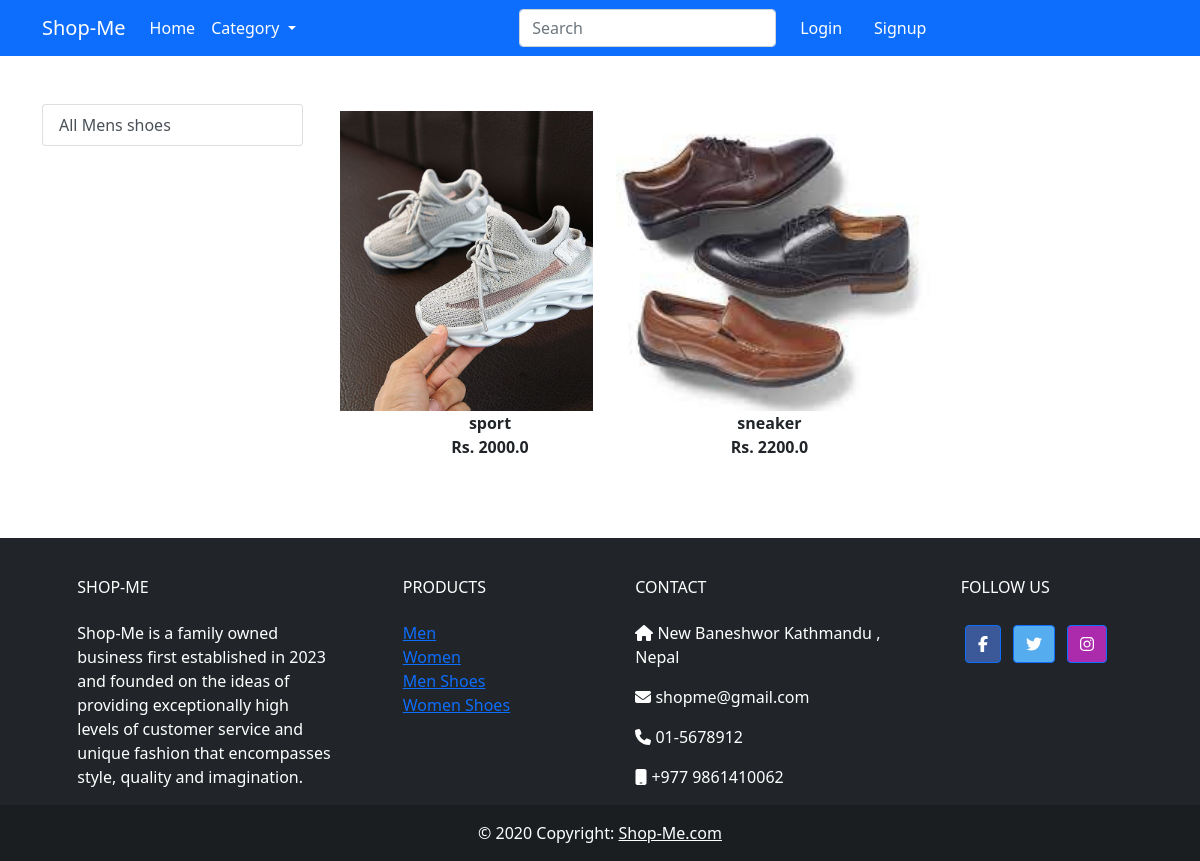
Screenshot of /menshoe/ with the database file from the repository.
### app/models.py (models this page shows, shortened)
class Product(models.Model):
    title= models.CharField(max_length=200)
    selling_price = models.FloatField()
    discounted_price= models.FloatField()
    description = models.TextField()
    brand= models.CharField(max_length=200)
    category = models.CharField(choices= CATEGORY_CHOICES, max_length=2)
    product_image = models.ImageField(upload_to= 'productimage')

### app/views.py (the view)
# urls.py: path('menshoe/',views.menshoe,name='menshoe'),
def menshoe(request, data=None):
    if data == None:
        menshoe = Product.objects.filter(category="SM")
    return render(request, "app/menshoe.html", {"menshoe": menshoe})

### app/templates/app/menshoe.html (shortened to what this page needs)
{% extends 'app/base.html' %}
{% load static %}
{% block main-content %}
<div class="container my-5">
    <div class="row">
        <div class="col-sm-3">
            <div class="list-group">
                <a href="{% url 'menshoe' %}" class="list-group-item list-group-item-action" aria-current="true">All
                    Mens shoes</a>
            </div>
        </div>
        <div class=" col-sm-8">
            <div class="row">
                {% for product in menshoe %}
                <div class="col-sm-4 text-center mb-4">
                    <a href="{% url 'product-detail' product.id %}" class="btn">
                        <div class="item">
                            <img src="{{product.product_image.url}}" alt="" height="300" class="">
                            <div class="fw-bold">{{product.title}}</div>
                            <div class="fw-bold">Rs. {{product.discounted_price}}
                            </div>
                        </div>
                    </a>
                </div>
                {% endfor %}
            </div>
        </div>
    </div>
</div>
{% endblock main-content %}

### rows the page displays
Product: product_image (picture), title "sport", discounted_price "2000.0"
Product: product_image (picture), title "sneaker", discounted_price "2200.0"
